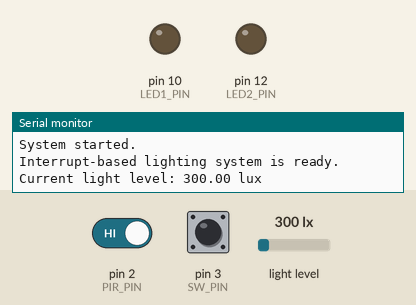
Simulated run of this sketch. Board: Arduino Uno, built with avr-gcc and run on an emulated ATmega328P. On the bench: output pins drawn as LEDs (lit = HIGH), the last lines printed to the serial monitor. The test bench sets the inputs (shaded band); at power-on: pin 3 (SW_PIN) HIGH, pin 2 (PIR_PIN) HIGH, light level 300 lx.

Above: at 1.8 s.
1.9 s: pin 3 (SW_PIN) pulled LOW for 1.2 s
At 2.2 s:
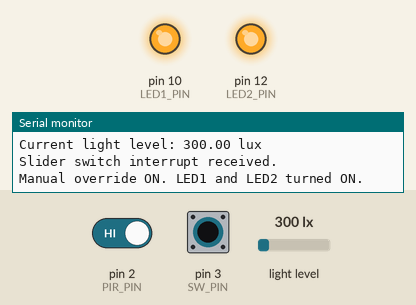
4.6 s: pin 3 (SW_PIN) pulled LOW for 3.2 s
At 9.2 s:
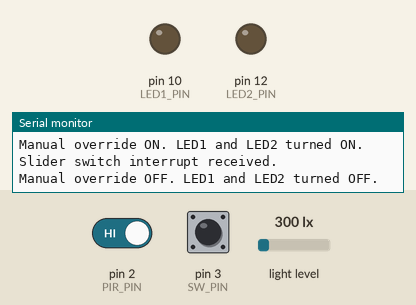
Timing chart, 0 to 10.7 s (numbered marks = the images above; inputs shaded):
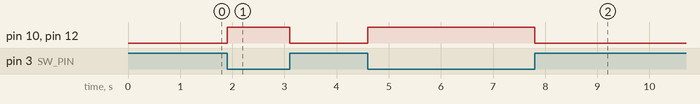

The sketch:

SIT210_4_1P.ino
```cpp
#include <Wire.h>
#include <BH1750.h>


const int LED1_PIN = 10;
const int LED2_PIN = 12;
const int PIR_PIN  = 2;
const int SW_PIN   = 3;


// Light threshold
// Lower lux = darker
// Adjust this after testing in your room
const float DARK_THRESHOLD = 30.0;

BH1750 lightMeter;

volatile bool pirTriggered = false;
volatile bool switchTriggered = false;

bool lightsOn = false;
bool manualMode = false;   // true when slider switch is used
unsigned long lastLuxRead = 0;
float currentLux = 0.0;

void pirISR() {
  pirTriggered = true;
}

void switchISR() {
  switchTriggered = true;
}

void turnLightsOn() {
  digitalWrite(LED1_PIN, HIGH);
  digitalWrite(LED2_PIN, HIGH);
  lightsOn = true;
}

void turnLightsOff() {
  digitalWrite(LED1_PIN, LOW);
  digitalWrite(LED2_PIN, LOW);
  lightsOn = false;
}

void printLightStatus() {
  Serial.print("Current light level: ");
  Serial.print(currentLux);
  Serial.println(" lux");
}

bool isDark() {
  return currentLux < DARK_THRESHOLD;
}

void setup() {
  Serial.begin(9600);
  while (!Serial);

  pinMode(LED1_PIN, OUTPUT);
  pinMode(LED2_PIN, OUTPUT);
  pinMode(PIR_PIN, INPUT);

  // Slider switch using internal pull-up
  pinMode(SW_PIN, INPUT_PULLUP);

  turnLightsOff();

  Wire.begin();
  lightMeter.begin();


  currentLux = lightMeter.readLightLevel();


  attachInterrupt(digitalPinToInterrupt(PIR_PIN), pirISR, RISING);
  attachInterrupt(digitalPinToInterrupt(SW_PIN), switchISR, CHANGE);

  Serial.println("System started.");
  Serial.println("Interrupt-based lighting system is ready.");
  printLightStatus();
}

void loop() {
  // Periodically update light level
  if (millis() - lastLuxRead >= 1000) {
    lastLuxRead = millis();
    currentLux = lightMeter.readLightLevel();
  }

  if (pirTriggered) {
    noInterrupts();
    pirTriggered = false;
    interrupts();

    Serial.println("Motion detected interrupt received.");
    printLightStatus();

    if (isDark()) {
      turnLightsOn();
      manualMode = false;
      Serial.println("It is dark. LED1 and LED2 turned ON automatically.");
    } else {
      Serial.println("Motion detected, but it is bright. Lights remain OFF.");
    }
  }

  if (switchTriggered) {
    noInterrupts();
    switchTriggered = false;
    interrupts();

    // Because of INPUT_PULLUP:
    // LOW = switch ON / active
    // HIGH = switch OFF / inactive
    int switchState = digitalRead(SW_PIN);

    if (switchState == LOW) {
      turnLightsOn();
      manualMode = true;
      Serial.println("Slider switch interrupt received.");
      Serial.println("Manual override ON. LED1 and LED2 turned ON.");
    } else {
      // only turn off if manual mode was controlling it
      if (manualMode) {
        turnLightsOff();
        manualMode = false;
        Serial.println("Slider switch interrupt received.");
        Serial.println("Manual override OFF. LED1 and LED2 turned OFF.");
      }
    }
  }
}
```

Measured:
- after the input at 1.9 s, pin 10 (LED1_PIN), pin 12 (LED2_PIN): LOW → HIGH at once, → LOW 1.2 s later
- after the input at 4.6 s, pin 10 (LED1_PIN), pin 12 (LED2_PIN): LOW → HIGH at once, → LOW 3.2 s later
